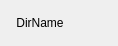
<?xml version="1.0" encoding="UTF-8"?>
<ui version="4.0">
 <class>BreadCrumb</class>
 <widget class="QWidget" name="BreadCrumb">
  <property name="geometry">
   <rect>
    <x>0</x>
    <y>0</y>
    <width>118</width>
    <height>46</height>
   </rect>
  </property>
  <property name="windowTitle">
   <string>Form</string>
  </property>
  <layout class="QHBoxLayout" name="horizontalLayout">
   <property name="spacing">
    <number>0</number>
   </property>
   <property name="sizeConstraint">
    <enum>QLayout::SetMinimumSize</enum>
   </property>
   <property name="leftMargin">
    <number>0</number>
   </property>
   <property name="topMargin">
    <number>0</number>
   </property>
   <property name="rightMargin">
    <number>0</number>
   </property>
   <property name="bottomMargin">
    <number>0</number>
   </property>
   <item>
    <widget class="QPushButton" name="dirButton">
     <property name="sizePolicy">
      <sizepolicy hsizetype="MinimumExpanding" vsizetype="Fixed">
       <horstretch>0</horstretch>
       <verstretch>0</verstretch>
      </sizepolicy>
     </property>
     <property name="text">
      <string>DirName</string>
     </property>
     <property name="flat">
      <bool>true</bool>
     </property>
    </widget>
   </item>
   <item>
    <widget class="QPushButton" name="branchButton">
     <property name="sizePolicy">
      <sizepolicy hsizetype="Fixed" vsizetype="Fixed">
       <horstretch>0</horstretch>
       <verstretch>0</verstretch>
      </sizepolicy>
     </property>
     <property name="minimumSize">
      <size>
       <width>16</width>
       <height>24</height>
      </size>
     </property>
     <property name="contextMenuPolicy">
      <enum>Qt::CustomContextMenu</enum>
     </property>
     <property name="text">
      <string/>
     </property>
     <property name="icon">
      <iconset theme="go-next"/>
     </property>
     <property name="flat">
      <bool>true</bool>
     </property>
    </widget>
   </item>
  </layout>
 </widget>
 <resources/>
 <connections/>
</ui>
